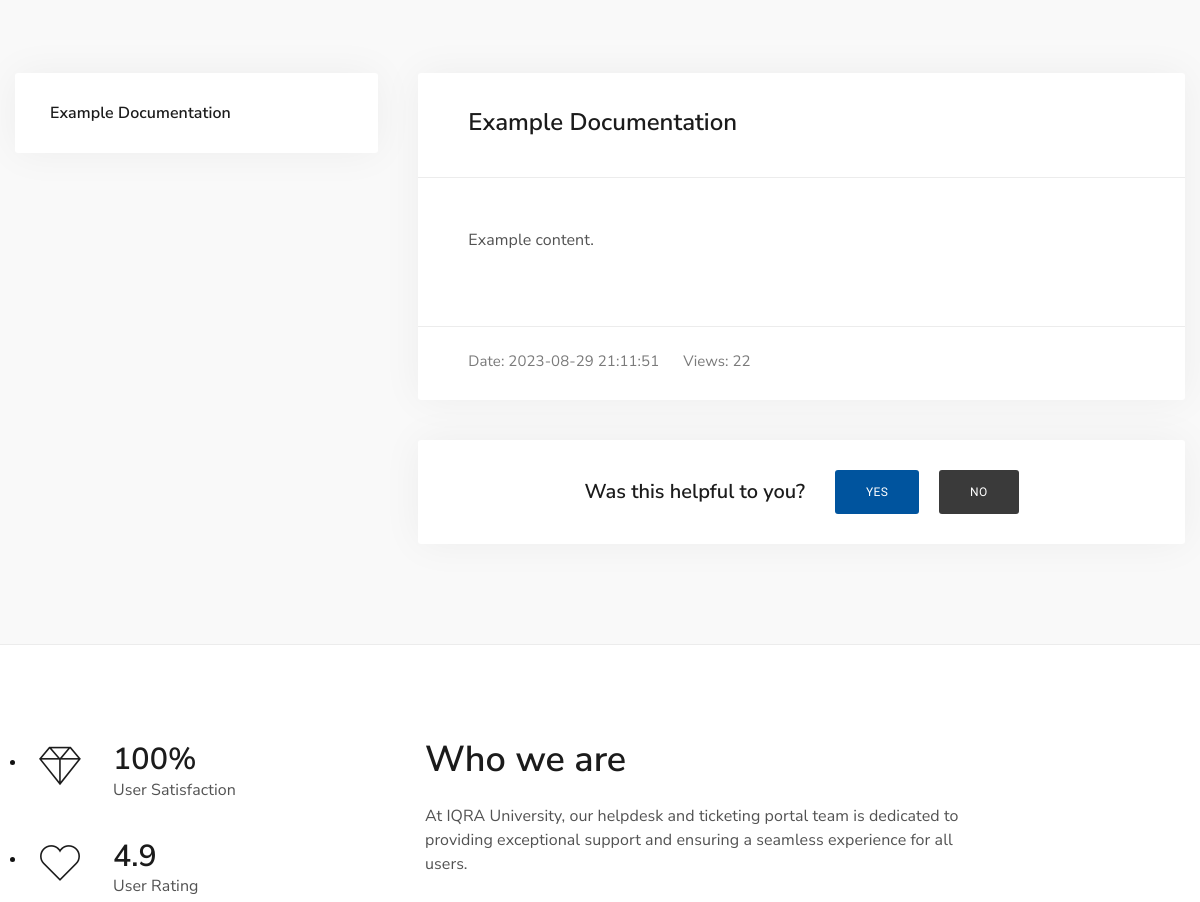
The app's page /documentations-details.php?documentation_id=1 (middle part), older data.
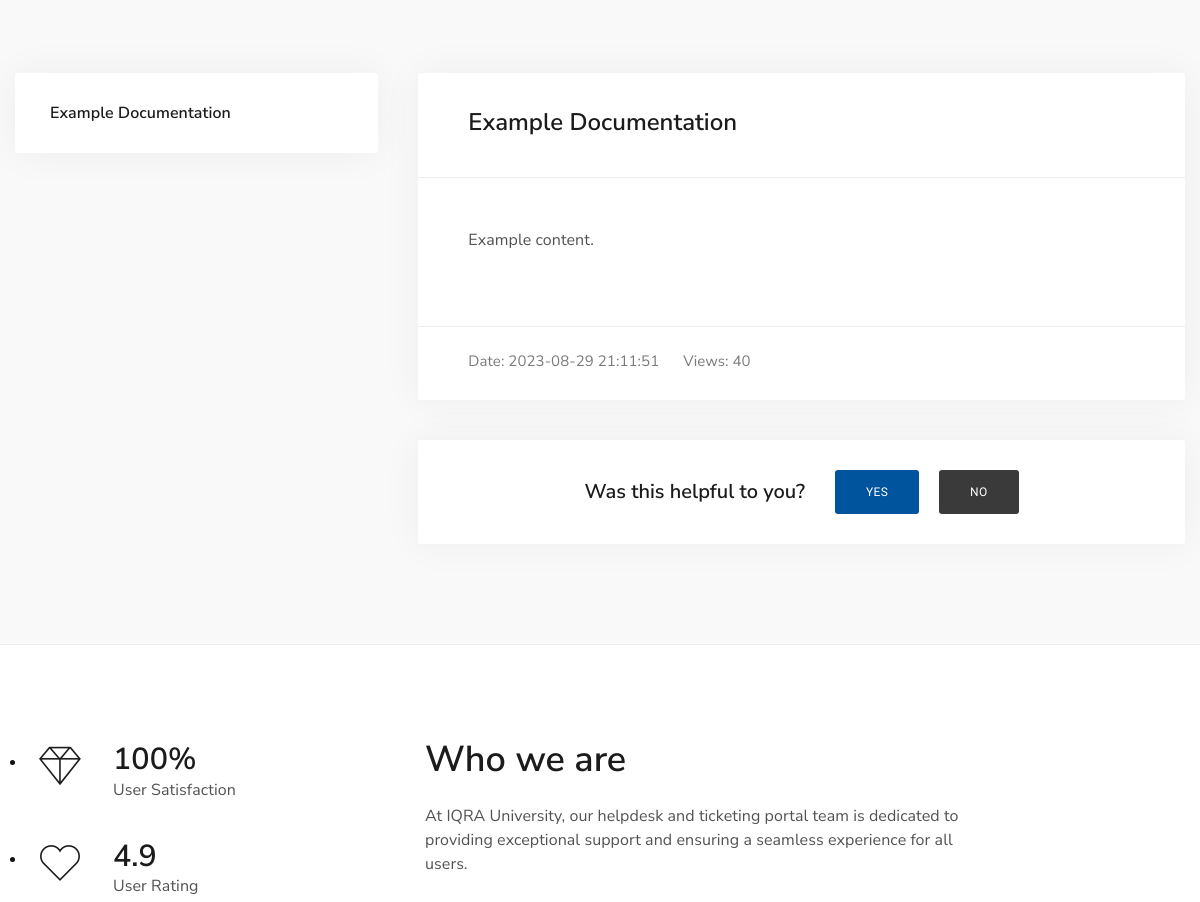
The same page, newer data.
### tables this page shows
CREATE TABLE `documentations` (
  `id` int(10) UNSIGNED NOT NULL,
  `title` varchar(256) NOT NULL,
  `content` text NOT NULL,
  `date_published` datetime NOT NULL,
  `views` int(11) NOT NULL
);

### documentations-details.php (the view, shortened to what the changed rows need)
<!DOCTYPE html>
<html lang="en">
<head>
    <link rel="stylesheet" href="assets/vendor/bootstrap/dist/css/bootstrap.min.css">
    <link rel="stylesheet" href="assets/vendor/fancybox/dist/jquery.fancybox.min.css">
    <link rel="stylesheet" href="assets/vendor/pixeden-stroke-7-icon/pe-icon-7-stroke/dist/pe-icon-7-stroke.min.css">
    <link rel="stylesheet" type="text/css" href="assets/vendor/swiper/dist/css/swiper.min.css">
    <link rel="stylesheet" type="text/css" href="assets/vendor/bootstrap-select/dist/css/bootstrap-select.min.css">
    <link rel="stylesheet" type="text/css" href="assets/vendor/dropzone/dist/min/dropzone.min.css">
    <link rel="stylesheet" type="text/css" href="assets/vendor/quill/dist/quill.snow.css">
    <link rel="stylesheet" href="assets/css/amdesk.css">
    <link rel="stylesheet" href="assets/css/custom.css">
</head>
<body>
<?php
include ('php_scripts\header.php');
?>
    <div class="dx-main">
<div class="dx-box-5 pb-100 bg-grey-6">
        <div class="container">
            <div class="row vertical-gap md-gap">
                <div class="col-lg-4">
                    <div class="dx-sticky dx-sidebar" data-sticky-offsetTop="120" data-sticky-offsetBot="40">
                    <div class="dx-box dx-box-decorated">
    <ul class="dx-list dx-list-documentation accordion dx-accordion" id="accordionList">
        <?php
$documentationId = $_GET['documentation_id'];
        $sql = "SELECT id, title FROM documentations WHERE id = $documentationId";
        $result = mysqli_query($conn, $sql);
        while ($row = mysqli_fetch_assoc($result)) {
            $sectionId = $row['id'];
            $sectionTitle = $row['title'];
            echo '<li>';
            echo '<a href="single-documentation.php?section_id=' . $sectionId . '">' . $sectionTitle . '</a>';
            echo '</li>';
        }
        ?>
    </ul>
</div>
                    </div>
                </div>
                <div class="col-lg-8">
                <?php
$documentationId = $_GET['documentation_id'];
$sql = "SELECT * FROM documentations WHERE id = $documentationId";
$result = mysqli_query($conn, $sql);
while ($row = mysqli_fetch_assoc($result)) {
    echo '<div class="dx-box dx-box-decorated">';
    echo '<div class="dx-blog-post">';
    echo '<div class="dx-blog-post-box pt-40 pb-40">';
    echo '<h2 class="h4 mb-0">' . $row['title'] . '</h2>';
    echo '</div>';
    echo '<div class="dx-separator"></div>';
    echo '<div class="dx-blog-post-box">';
    echo '<p>' . nl2br($row['content']) . '</p>';
    echo '</div>';
    echo '<div class="dx-separator"></div>';
    echo '<div class="dx-blog-post-box pt-30 pb-30">';
    echo '<ul class="dx-blog-post-info mnt-15 mnb-2">';
    echo '<li>Date: ' . $row['date_published'] . '</li>';
    echo '<li>Views: ' . $row['views'] . '</li>';
    echo '</ul>';
    echo '</div>';
    echo '</div>';
    echo '</div>';
}
?>
                </div>
            </div>
        </div>
    </div>
<div class="dx-box-1">
            <div class="container">
                <div class="row vertical-gap lg-gap">
                    <div class="col-lg-6">
                        <h2>Who we are</h2>
                    </div>
                </div>
            </div>
        </div>
<?php
include ('php_scripts\footer.php');
 ?>
</body>
</html>

Row changes from the older to the newer data that the page shows:
changed documentations "Example Documentation": views "22" → "40"
